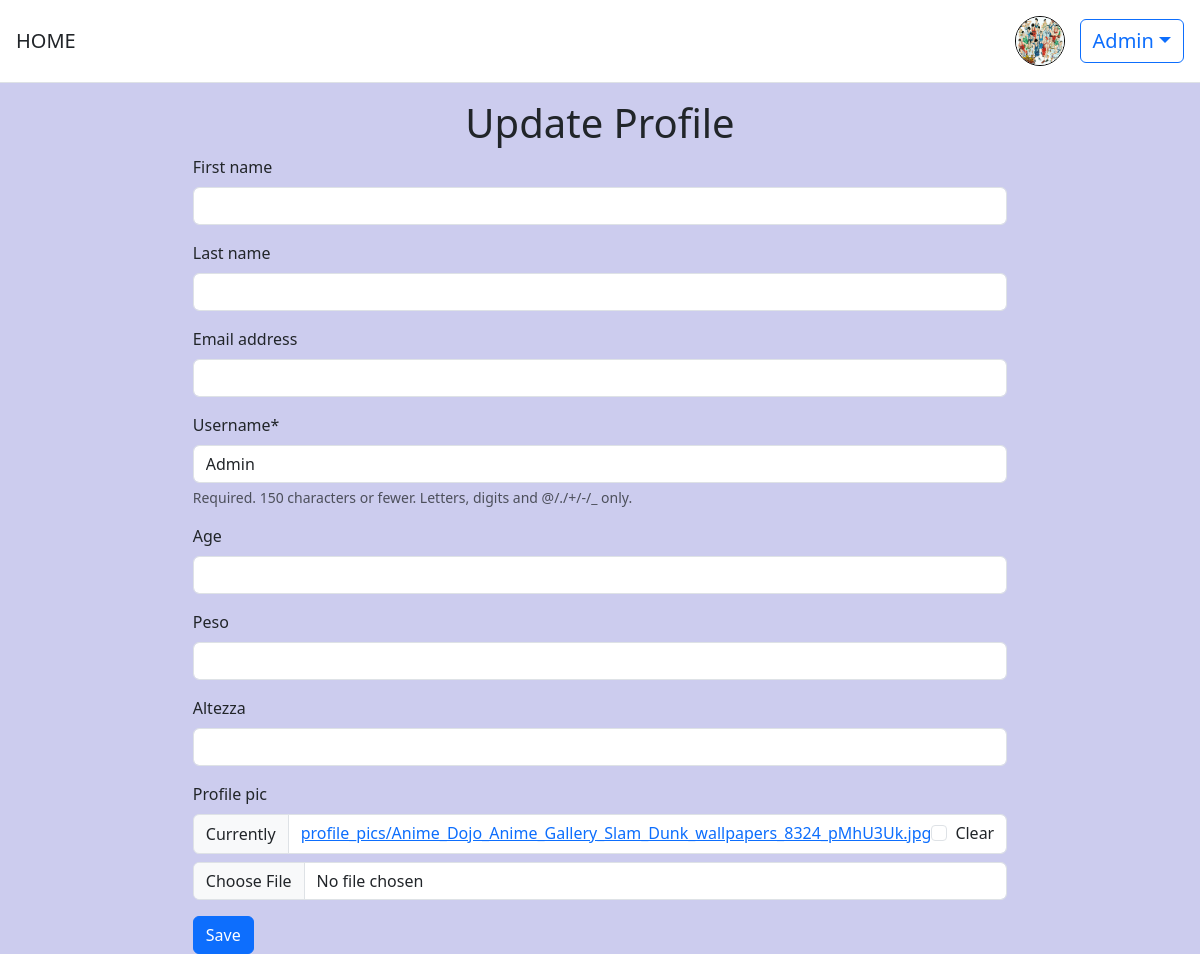
The app's page /users/updateprofile/ (signed in), older data.
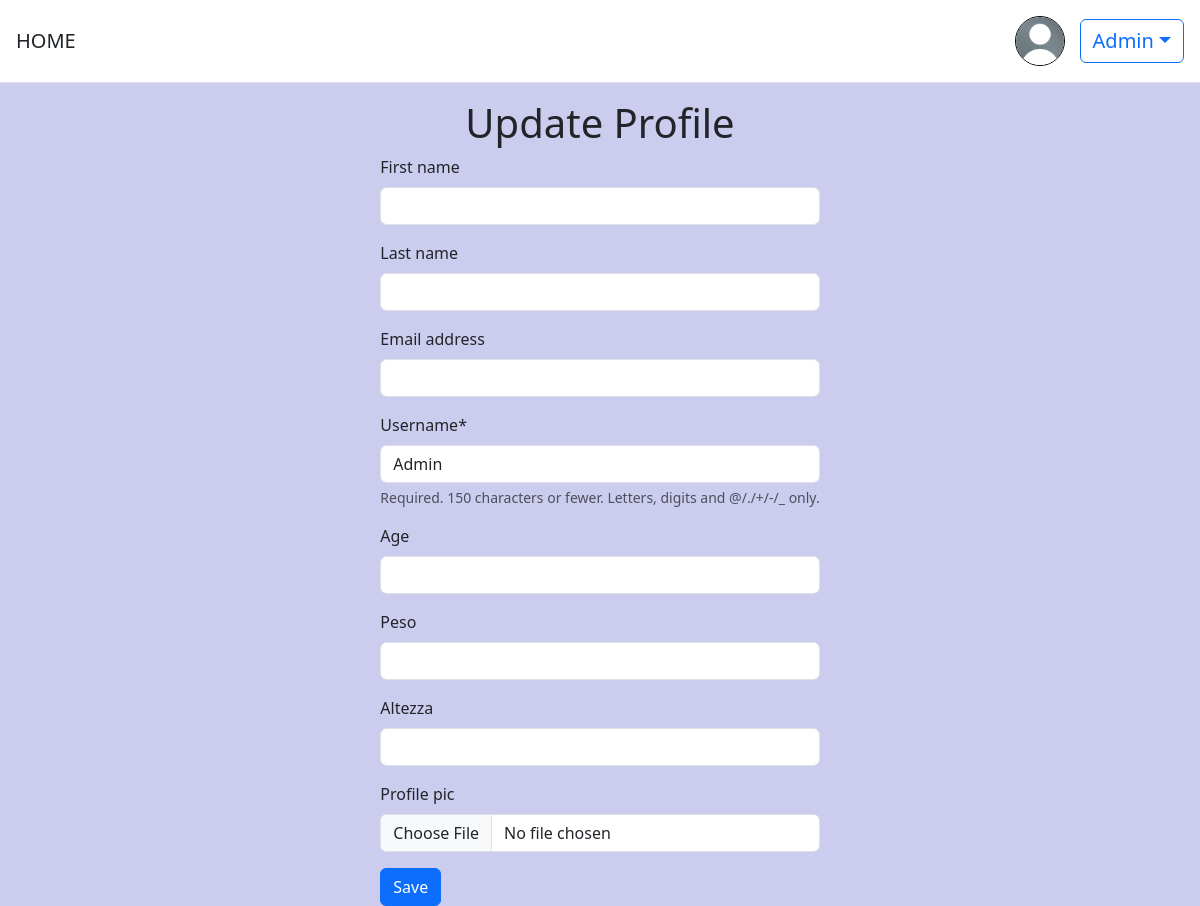
The same page, newer data.
### users/models.py (models this page shows)
class CustomUser(AbstractUser):
    first_name = models.CharField(max_length=100, null=True, blank=True)
    last_name = models.CharField(max_length=100,null=True, blank=True)
    birth_date = models.DateField(null=True, blank=True)
    age = models.PositiveIntegerField(null=True, blank=True)
    peso = models.PositiveIntegerField(null=True, blank=True)
    altezza = models.PositiveIntegerField(null=True, blank=True)
    profile_pic = models.ImageField(upload_to='profile_pics', null=True, blank=True)

### users/views.py (the view)
# urls.py: path('updateprofile/', profile_update_view, name='updateprofile'),
@login_required
def profile_update_view(request):
    form = ProfileUpdateForm(instance=request.user)
    if request.method == 'POST':
        form = ProfileUpdateForm(request.POST, request.FILES, instance=request.user)
        if form.is_valid() :
            form.save()
            return redirect('users:profile')
    return render(request, 'profile_update.html', {'form': form})

### users/forms.py
class ProfileUpdateForm(forms.ModelForm):
    class Meta:
        model = CustomUser
        fields = ['first_name', 'last_name', 'email', 'username','age','peso', 'altezza', 'profile_pic']

### templates/profile_update.html (shortened to what this page needs)
{% extends "base.html" %}
{% load crispy_forms_tags %}
{% block content %}
  <h1 class="text-center">Update Profile</h1>
  <div class="d-flex justify-content-center">
    <form method="POST" action="" enctype="multipart/form-data">
      {{ form|crispy }}
      <button class="btn btn-primary ml-2" type="submit">Save</button>
    </form>
  </div>
{% endblock content %}

### templates/base.html (shortened to what this page needs)
<!DOCTYPE html>
<html>
{% load static %}
<head>
    <link href="https://cdn.jsdelivr.net/npm/bootstrap@5.2.3/dist/css/bootstrap.min.css" rel="stylesheet"
>
   <link rel="stylesheet" href="https://cdnjs.cloudflare.com/ajax/libs/bootstrap/5.3.0/css/bootstrap.min.css">
</head>
<header class="p-3 mb-3 border-bottom" style="background-color: white">
        <div class="d-flex flex-wrap align-items-center justify-content-center justify-content-lg-start">
            <a class="navbar-brand" href="{% url 'homeview' %}" style="font-size:20px">HOME</a>
            <div class="text-end">
                {% if user.is_authenticated %}
                <div class="dropdown" >
                    {% if user.profile_pic %}
                    <img src="{{ user.profile_pic.url }}" class="rounded-circle" style="width: 50px; height: 50px; margin-right: 10px; border:1px solid black">
                    {% else %}
                    <img  src="{% static 'images/user_default.jpeg' %}" class="rounded-circle" style="width: 50px; height: 50px; margin-right: 10px; border:1px solid black ">
                    {% endif %}
                    <button style="font-size:20px" class="btn btn-outline-primary dropdown-toggle" type="button" id="dropdownMenuButton" data-bs-toggle="dropdown" aria-expanded="false">
                        {{ user.username }}</button>
                </div>
                {% else %}
                <a href="{% url 'users:login' %}" class="btn btn-outline-primary me-2">Log In</a>
                <a href="{% url 'users:signup' %}" class="btn btn-primary">Sign Up</a>
                {% endif %}
            </div>
        </div>
    </header>
<body style="background-color:#ccccee">
    <main >
        {% block content %}
        {% endblock %}
    </main>
</body>
</html>

Row changes from the older to the newer data that the page shows:
changed CustomUser "Admin": profile_pic: picture removed
Text that changed along with them:
form field form: "☐" → (not shown)
text no longer shown: "First name Last name Email address Username * Required. 150 characters or fewer. Letters, digits and @/./+/-/_ only. Age Peso Altezza Profile pic Currently profile_pics/Anime_Dojo_Anime_Gallery_Slam_Dunk_wallpapers_8324_pMhU3Uk.jpg Clear"
text now shown: "First name Last name Email address Username * Required. 150 characters or fewer. Letters, digits and @/./+/-/_ only. Age Peso Altezza Profile pic"
